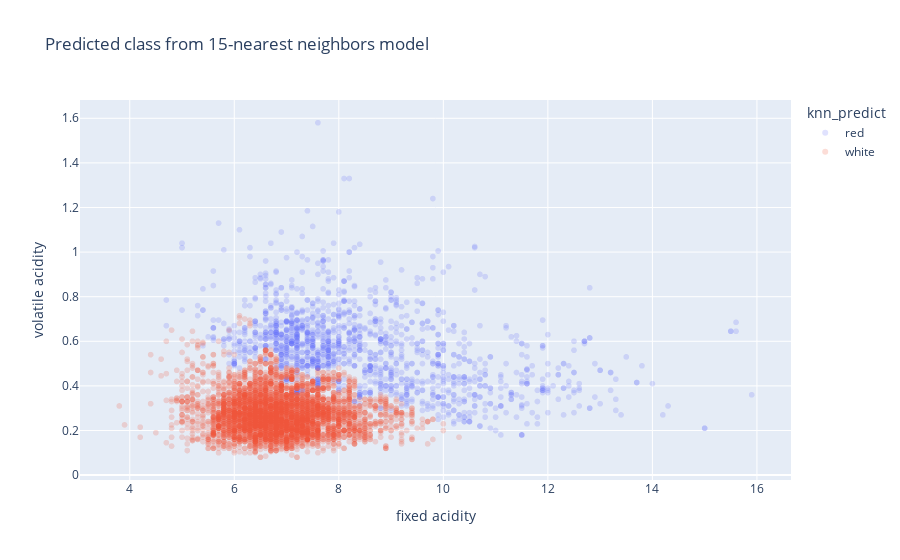

Notebook code for this chart:
### Code cell
df_train["knn_predict"] = knn_model.predict(X_train)

px.scatter(df_train,
           x="fixed acidity",
           y="volatile acidity",
           color="knn_predict",
           title="Predicted class from 15-nearest neighbors model",
           opacity=0.2)

### Figure 1 — Plotly figure (JSON) as saved in the notebook; plotly's stock layout.template omitted (floating-point values rounded to 4 significant figures; data arrays with more than 128 entries replaced by an {"elided": "..."} marker saying what was removed)
{"data": [{"hovertemplate": "knn_predict=red<br>fixed acidity=%{x}<br>volatile acidity=%{y}<extra></extra>", "legendgroup": "red", "marker": {"color": "#636efa", "opacity": 0.2, "symbol": "circle"}, "mode": "markers", "name": "red", "showlegend": true, "type": "scattergl", "x": {"elided": "1444 float values"}, "xaxis": "x", "y": {"elided": "1444 float values"}, "yaxis": "y"}, {"hovertemplate": "knn_predict=white<br>fixed acidity=%{x}<br>volatile acidity=%{y}<extra></extra>", "legendgroup": "white", "marker": {"color": "#EF553B", "opacity": 0.2, "symbol": "circle"}, "mode": "markers", "name": "white", "showlegend": true, "type": "scattergl", "x": {"elided": "5053 float values"}, "xaxis": "x", "y": {"elided": "5053 float values"}, "yaxis": "y"}], "layout": {"legend": {"title": {"text": "knn_predict"}, "tracegroupgap": 0}, "title": {"text": "Predicted class from 15-nearest neighbors model"}, "xaxis": {"anchor": "y", "domain": [0, 1], "title": {"text": "fixed acidity"}}, "yaxis": {"anchor": "x", "domain": [0, 1], "title": {"text": "volatile acidity"}}}}
